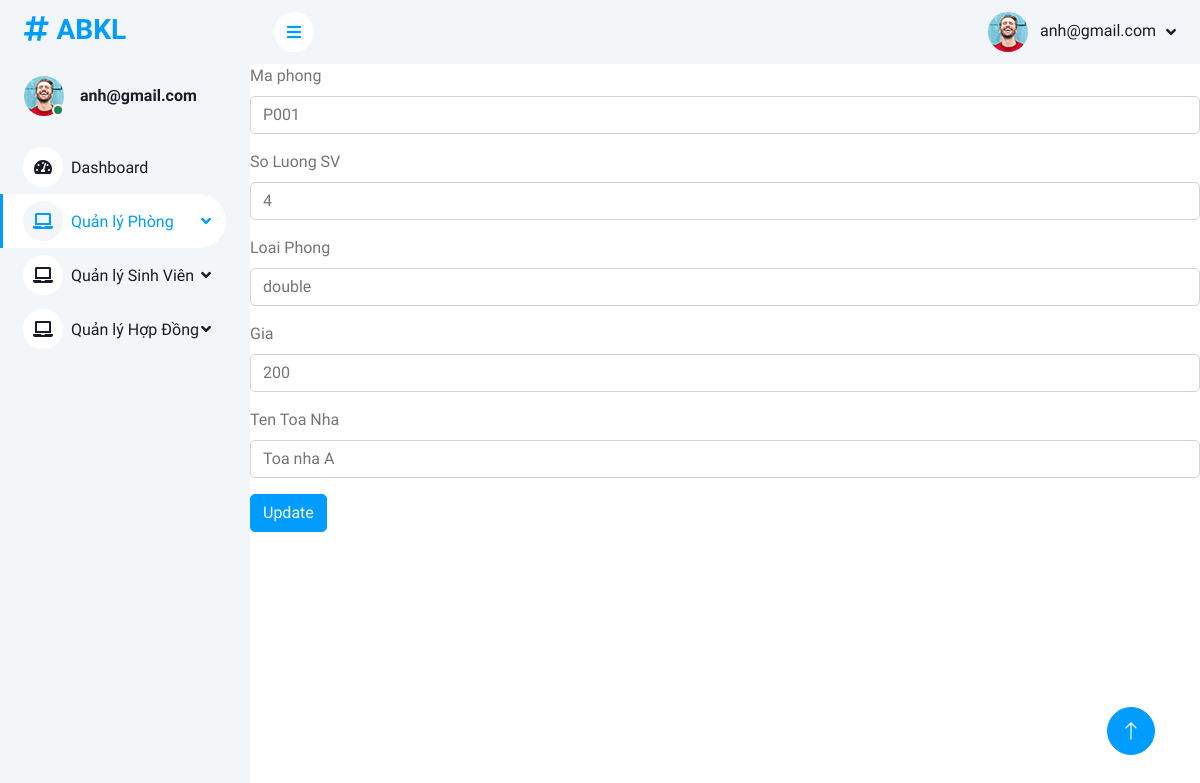
The page /phong/16/ (signed in) on the database its author committed.
### main/models.py (models this page shows, shortened)
class Phong(models.Model):
    id = models.IntegerField(primary_key=True)
    MaPhong = models.CharField(max_length=5)
    TrangThai = models.BooleanField(max_length=50)
    SoluongSV = models.IntegerField()
    LoaiPhong = models.CharField(max_length=50)
    Gia = models.IntegerField()
    TenToaNha = models.CharField(max_length=50)
    class Meta:
        db_table = 'Phong'

### main/views.py (the view, shortened to what this page needs)
# urls.py: path('phong/<int:id>/', views.update_phong, name='update_phong'),
@login_required
def update_phong(request, id):
    data = get_object_or_404(Phong, id=id)
    return render(request, './pages/update.html', {'data': data, 'choose': 'phong'})

### main/templates/pages/update.html (shortened to what this page needs)
{% include '../header.html' %}
{% load static %}
    <form action="/phong/{{ data.id }}/" method="post">
        <div class="mb-3">
            <label  class="form-label">Ma phong</label>
            <input type="text" class="form-control"
                    name="MaPhong" value="{{ data.MaPhong }}">
        </div>
        <div class="mb-3">
            <label  class="form-label">So Luong SV</label>
            <input type="text" class="form-control" name="SoluongSV" value="{{ data.SoluongSV}}">
        </div>
        <div class="mb-3">
            <label  class="form-label">Loai Phong</label>
            <input type="text" class="form-control" name="LoaiPhong" value="{{ data.LoaiPhong }}">
        </div>
        <div class="mb-3">
            <label  class="form-label">Gia</label>
            <input type="text" class="form-control" name="Gia" value="{{ data.Gia }}">
        </div>
        <div class="mb-3">
            <label  class="form-label">Ten Toa Nha</label>
            <input type="text" class="form-control" name="TenToaNha" value="{{  data.TenToaNha }}">
        </div>
        <button type="submit" class="btn btn-primary"  name="updatedata">Update</button>
    </form>
    {% include '../footer.html' %}

### main/static/css/style.css (style rules this page uses)
:root { --primary: #009CFF; --light: #F3F6F9; --dark: #191C24; }
.btn { transition: .5s; }
.btn.btn-primary { color: #FFFFFF; }

### rows shown on the page
Phong: MaPhong "P001", SoluongSV "4", LoaiPhong "double", Gia "200", TenToaNha "Toa nha A"

### other values the page prints
{{ request.session.name }} "anh@gmail.com"
